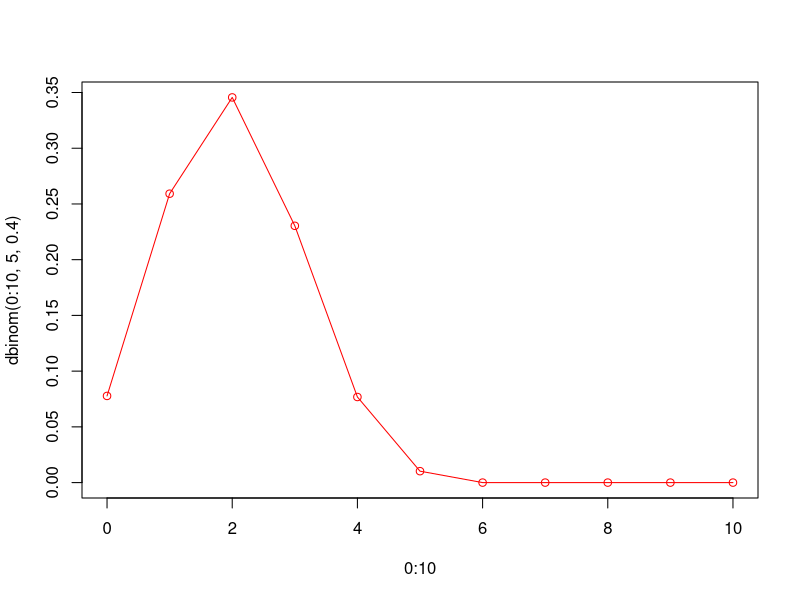
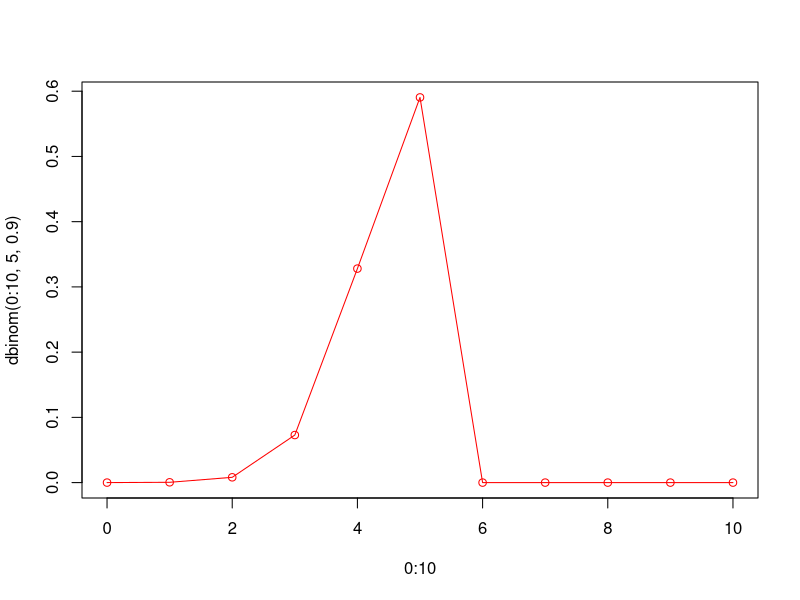
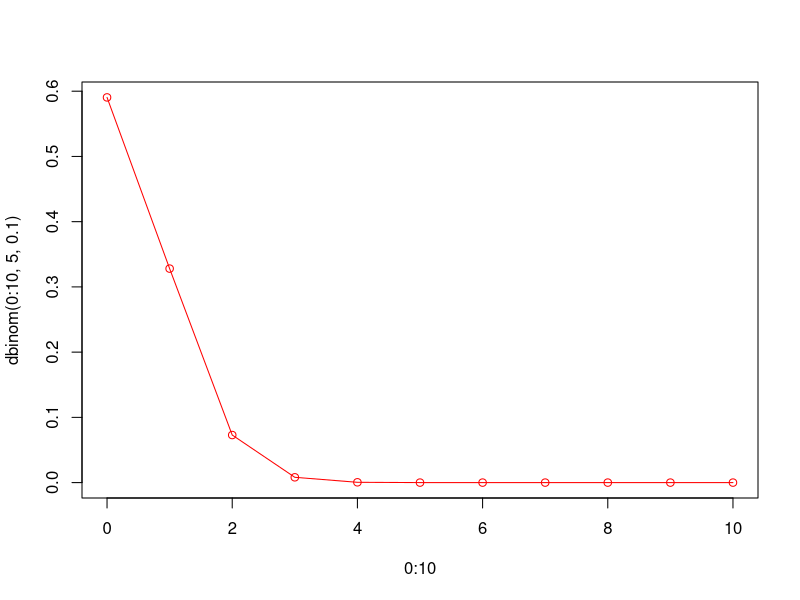
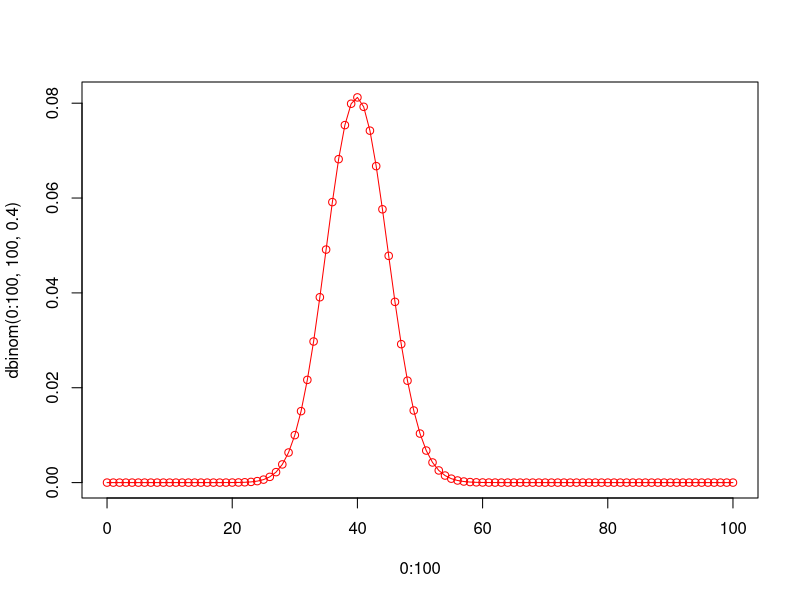
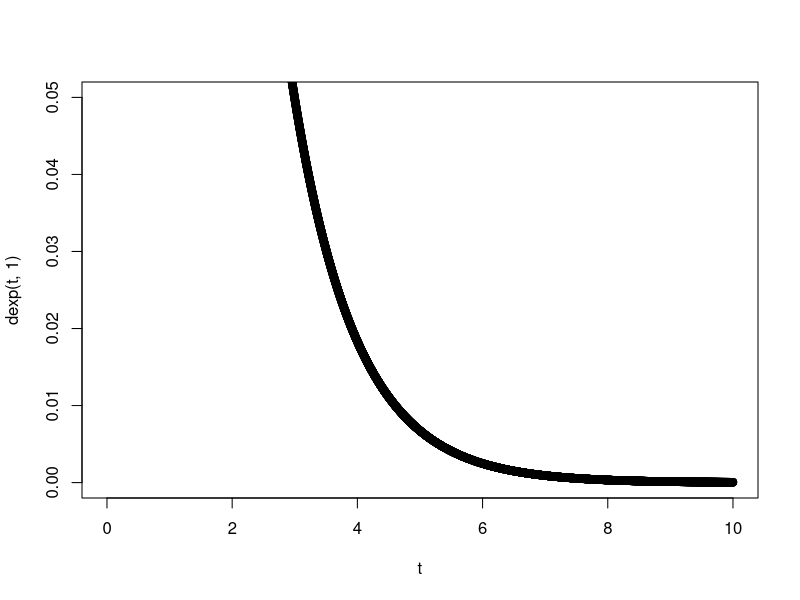
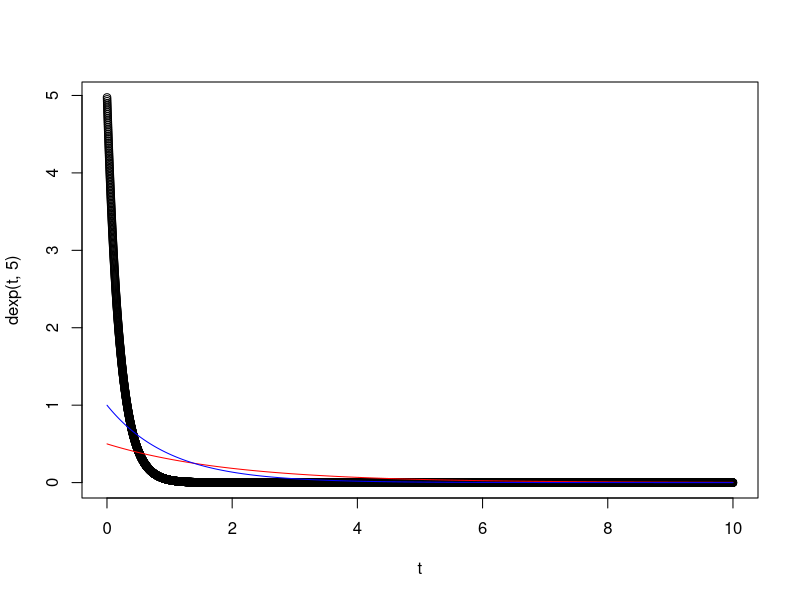
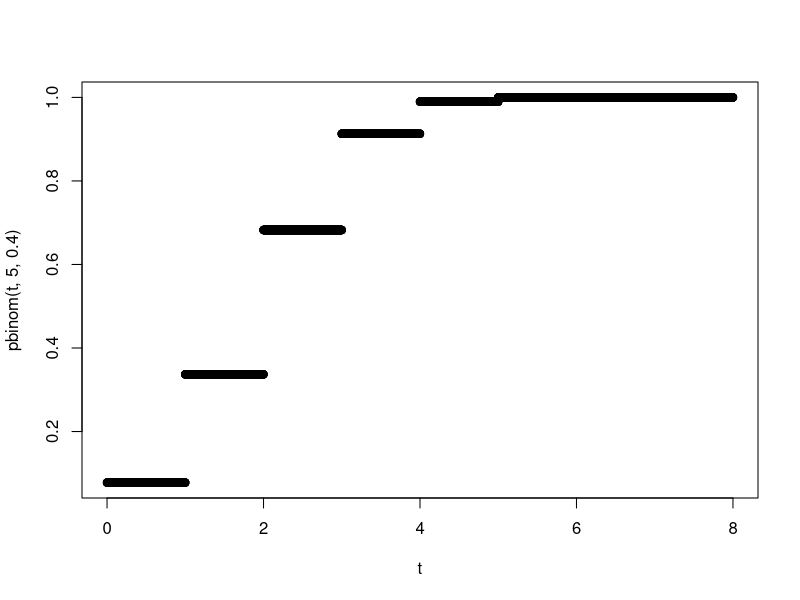
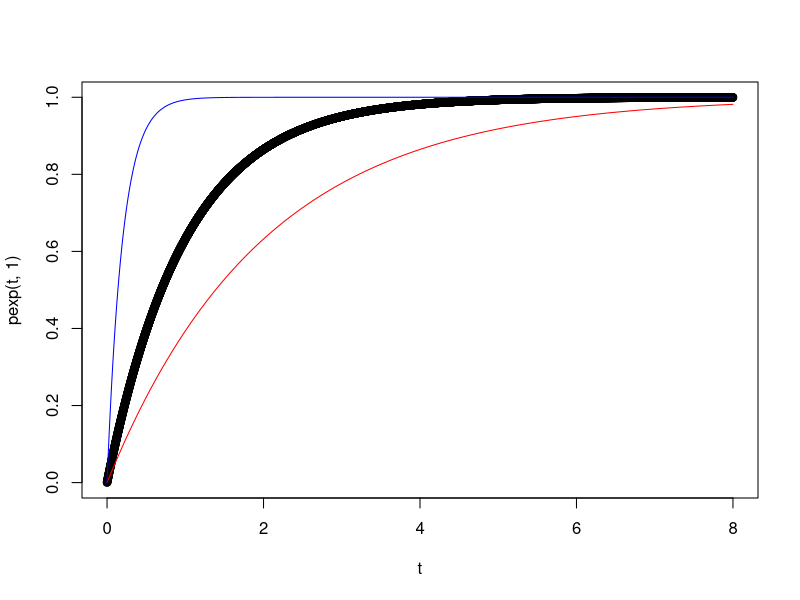

The R script that drew these images, in order:
#Repartitii de v.a.
#1.d+nume_repartitie=functie de masa(caz discret)/functia de densitate de probabilitate(caz continuu)
#primul argument reprezinta vectorul de valori in care vrem sa evaluam functia
#dgeom(x,p)
#dbinom(x,n,p)
# Ce inseamna?
dbinom(3,5,0.4) # Probabilitatea sa reusesc de 3 ori din 5 incercari cu probabilitatea de succes de 0.4
#P(X=3)
plot (0:10, dbinom(0:10, 5, 0.4), col="red")
lines (0:10, dbinom(0:10, 5, 0.4), col="red")

plot (0:10, dbinom(0:10, 5, 0.9), col="red")
lines (0:10, dbinom(0:10, 5, 0.9), col="red")

plot (0:10, dbinom(0:10, 5, 0.1), col="red")
lines (0:10, dbinom(0:10, 5, 0.1), col="red")


plot (0:100, dbinom(0:100, 100, 0.4), col="red")
lines (0:100, dbinom(0:100, 100, 0.4), col="red")


#dexp(x,lambda)

dexp(3,1) #NU mai e o probabilitate

t <- seq(0.001, 10, 0.001)
plot(t, dexp(t,1), ylim=c(0, 0.05))
plot(t, dexp(t,5))
lines(t, dexp(t,1/2), col="red")
lines(t, dexp(t,1), col="blue")

#2. p+nume_repartitie=functia de repartitie
 #  pbinom(x,n,p)
   #P(X<=x)
   pbinom(3,5,0.4) # Probabilitatea sa obtinem cel mult 3 succese din 5 incercari cu probabilitatea de succes de 0.4
   t <- seq(0, 8, 0.001)
   plot(t,pbinom(t,5,0.4))
   plot(t,pexp(t,1))
   lines(t, pexp(t,1/2), col="red")
   lines(t, pexp(t,5), col="blue")
   
   
#3. r+nume_repartitie=genereaza valori din acel tip de repartitie
 #  rbinom(nr,n,p)
   #nr-numarul de valori pe care le vrem generate
   rbinom(3,5,0.4) # genereaza 3 valori dintr-o v.a. repratizata binomial cu parametrii 5 si 0.4
   y <- rbinom(10^6,5,0.4)
   hist(y)
   
   rexp(3,1) # genereaza 3 valori dintr-o v.a. repartizata exponential de parametru 1
   y1 <- rexp(10^6,1)
   hist(y1, freq=F)
   t <- seq(0.001,8,0.001)
   lines(t, dexp(t,1), col="magenta")
   
   # daca generez un esantion ic, potrivirea nu mai e la fel de specataculoasa
   y2 <- rexp(100,1)
   hist(y2, freq=F)
   t <- seq(0.001,8,0.001)
   lines(t, dexp(t,1), col="magenta")
   
   
   
   #Reprezentari grafice de functii
   #Functia densitate de probabilitate a repartitiei normale
   t <- seq(-6,6,0.001)
   plot(t,dnorm(t,0,1))
   plot(t,dexp(t,2),ylim=c(0,0.))
   #ATENTIE: IN R parametrii normalei sunt media si abaterea medie standard
   y <- rnorm(100,0,1)
   
   poz <- y[y>0]
   prob_nr_poz <- length(poz)/10^2
   neg <- y[y<0]
   prob_nr_neg <- length(neg)/10^2
   
   y <- rnorm(1000000,0,1)
   
   length(y[(y>-3)&(y<3)])
  
   lines(t,dnorm(t,0,1))
   plot(t,dnorm(t,0,1),col="magenta",xlim=c(-8,8),ylim=c(0,1))
   lines(t,dnorm(t,0,4), col=2)
   lines(t,dnorm(t,0,0.5), col=3)
   lines(t,dnorm(t,0,2), col=5)
   lines(t,dnorm(t,0,0.5),col=1)
   
   z <- rnorm(1000,2,1)
   length(z[z< -2])
   
   plot(t,dnorm(t,0,1),col="magenta",ylim=c(0,1.8))
   for (i in c(0.25,0.5,0.3,0.9,1.3,2)) lines(t,dnorm(t,0,i), col=i*20)
   